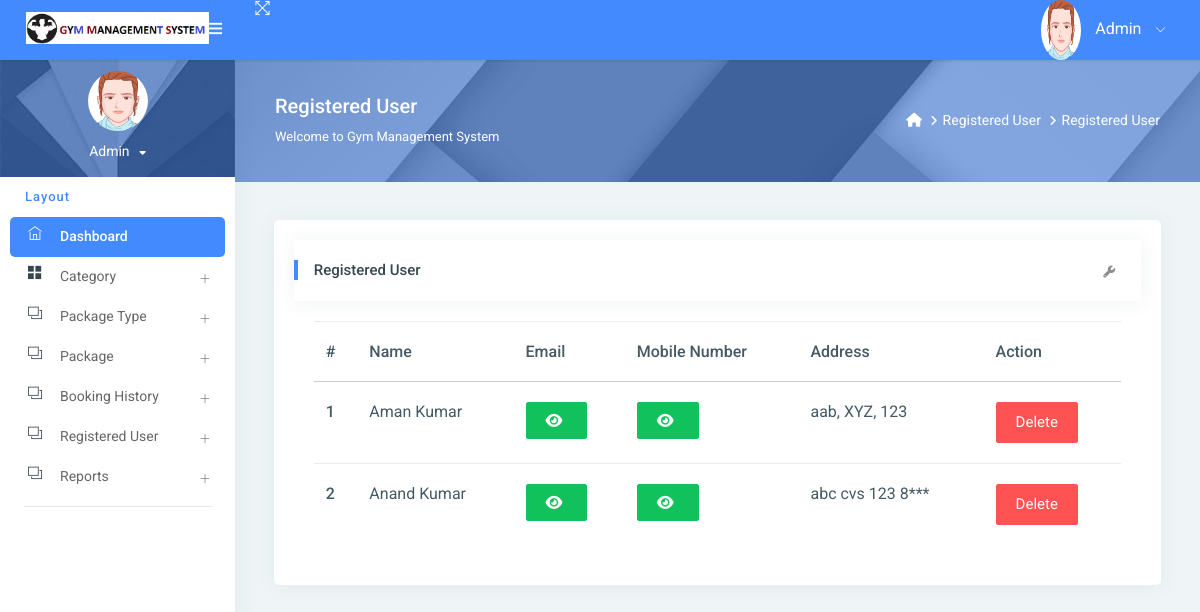
The app's page /reg_user/ (signed in) with its own data.
### gym/models.py (models this page shows, shortened)
class Signup(models.Model):
    user = models.ForeignKey(User, on_delete=models.CASCADE, null=True)
    mobile = models.CharField(max_length=15, null=True)
    state = models.CharField(max_length=150, null=True)
    city = models.CharField(max_length=150, null=True)
    address = models.CharField(max_length=200, null=True)
    creationdate = models.DateTimeField(auto_now_add=True)

### gym/views.py (the view)
# urls.py: path('reg_user/', reg_user, name="reg_user"),
@login_required(login_url='/admin_login/')
def reg_user(request):
    data = Signup.objects.all()
    d = {'data': data}
    return render(request, "admin/reg_user.html", locals())

### gym/templates/admin/reg_user.html (shortened to what this page needs)
{% extends 'admin_base.html' %}
{% load static %}
{% block main %}
<link rel="stylesheet" href="https://cdnjs.cloudflare.com/ajax/libs/font-awesome/6.2.0/css/all.min.css" />
<div class="page-header">
    <div class="page-block">
        <div class="row align-items-center">
            <div class="col-md-8">
                <div class="page-header-title">
                    <h5 class="m-b-10">Registered User</h5>
                    <p class="m-b-0">Welcome to Gym Management System</p>
                </div>
            </div>
            <div class="col-md-4">
                <ul class="breadcrumb-title">
                    <li class="breadcrumb-item">
                        <a href="{% url 'admin_home' %}"> <i class="fa fa-home"></i> </a>
                    </li>
                    <li class="breadcrumb-item"><a href="">Registered User</a>
                    </li>
                    <li class="breadcrumb-item"><a href="">Registered User</a>
                    </li>
                </ul>
            </div>
        </div>
    </div>
</div>
<div class="pcoded-inner-content">
    <div class="main-body">
        <div class="page-wrapper">
            <div class="page-body">
                <div class="row">
                    <div class="col-md-12">
                        <div class="card">
                            <div class="card-block">
                                <div class="card-header">
                                    <h5> Registered User</h5>
                                    <div class="card-header-right">
                                        <ul class="list-unstyled card-option">
                                            <li><i class="fa fa fa-wrench open-card-option"></i></li>
                                        </ul>
                                    </div>
                                </div>
                                <div class="card-block table-border-style">
                                    <div class="table-responsive">
                                        <table class="table">
                                            <thead>
                                            <tr>
                                                <th>#</th>
                                                <th>Name</th>
                                                <th>Email</th>
                                                <th>Mobile Number</th>
                                                <th>Address</th>
                                                <th>Action</th>
                                            </tr>
                                            </thead>
                                            <tbody>
                                            {% for i in data %}
                                            <tr>
                                                <th scope="row">{{forloop.counter}}</th>
                                                <td>{{i.user.first_name}} {{i.user.last_name}}</td>
                                                 <td><span id="email-{{forloop.counter}}" class="password">{{i.user.username}}</span>
                                                     <button type="button" class="btn btn-success" id="email-btn-{{forloop.counter}}" onclick="togglePassword('email-{{forloop.counter}}', this.id)"><i class="fa fa-eye"></i></button>
                                                 </td>
                                                 <td>
                                                    <button type="button" class="btn btn-success" id="mobile-btn-{{forloop.counter}}" onclick="togglePassword('mobile-{{forloop.counter}}', this.id)"><i class="fa fa-eye"></i></button>
                                                  </td>
                                                <td>{{i.address}}</td>
                                                <td>
                                                    <a href="{% url 'delete_user' i.id %}"
                                                       onclick="return confirm('Are you sure to Delete')"
                                                       class="btn btn-danger">Delete</a>
                                                </td>
                                            </tr>
                                            {% endfor %}
                                            </tbody>
                                        </table>
                                    </div>
                                </div>
                            </div>
                        </div>
                    </div>
                </div>
            </div>
        </div>
    </div>
</div>
{% endblock %}

### gym/templates/admin/reg_user.html (style rules this page uses)
.table-responsive { font-size:11px; }
td { padding:0px; }

### records on screen
Signup: user.first_name "Aman", user.last_name "Kumar", address "aab, XYZ, 123"
Signup: user.first_name "Anand", user.last_name "Kumar", address "abc cvs 123 8***"
